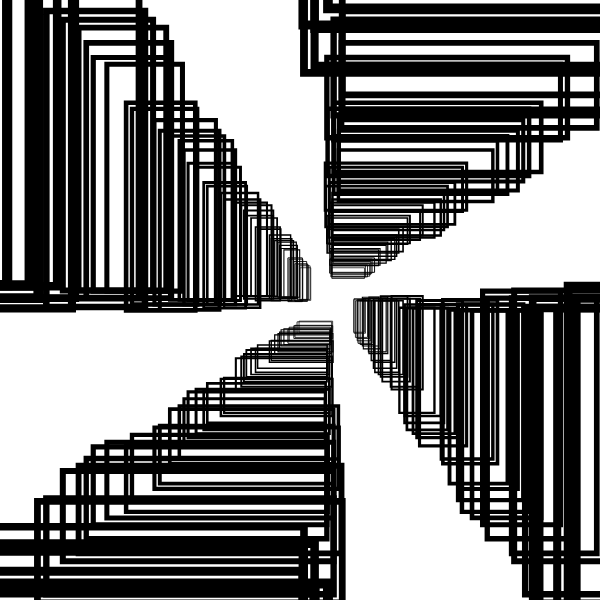
Frame 1 (no input)
Frame 60 (no input): identical to frame 1, image omitted
Frame 120 (the mouse pressed at the canvas centre since frame 60): identical to frame 1, image omitted

The p5.js sketch that drew this single still picture (run headless with seeded random() and noise() and a simulated clock; from frame 60 on, the mouse is pressed at the canvas centre):

// p5.js sketch
// ── sketch.js

// Point = P, Rectangle = R, line = F, Line*4 = D
// You can play around with length, angle, strokeweight, colors,...

let premise = 'R';
  let rules = {
    R: '>R+R+R',
    
  }
let bigRule;


let length = 90;
let angle = 90;

function setup() {
  createCanvas(600, 600);
  angleMode(DEGREES);
  bigRule = resolveRules(premise, rules, 5);
  print(bigRule);
  
}

function draw() {
  background('white');
  stroke('black');
  strokeWeight(2);
  noFill();
  //fill('black');
  translate(width / 2, height / 2);
  rotate(-90);
  scale(0.3);

  drawShape(bigRule);
   // angle += 1;
  // length += 0.1;
}

function resolveRules(startRule, rules, depth) {
  let endRule = '';
  for (let currentLetter of startRule) {
    if (currentLetter in rules) {
      endRule += rules[currentLetter];
    } else {
      endRule += currentLetter;
    }
  }
  if (depth >= 1) {
    endRule = resolveRules(endRule, rules, depth - 1);
  }
  return endRule;
}


function drawShape(rule)  {
  for (let c of rule) {
    if (c === 'F') {
      line(0, 0, 0, length*3);
      translate(length, 0);
    } else if (c === 'R') {
      rect(0, 0, length, length/3);
      translate(length, length);
    } else if (c === 'P') {
      point(0, 0);
      translate(length, 0);
    } else if (c === 'D') {
      line(0, 0, length * 4, 0);
      translate(length, 0);
    } else if (c === 'f') {
      translate(0, length, 0);
    } else if (c === '+') {
      rotate(angle);
    } else if (c === '-') {
      rotate(-angle);
    } else if (c === '[') {
      push();
    } else if (c === ']') {
      pop();
    } else if (c === '>') {
      scale(1.03);
    } else if (c === '<') {
      scale(0.8);
   
    }
  }
}
